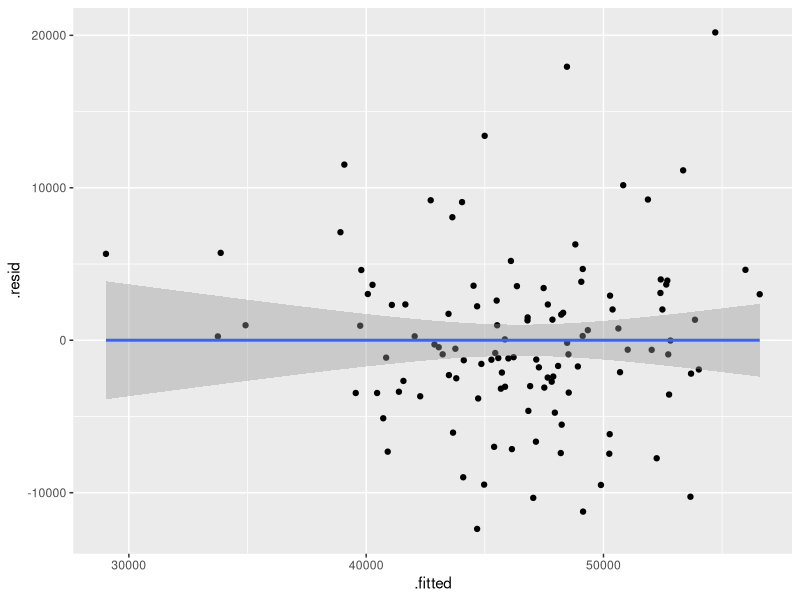

Write R code to recreate this figure.
## ---- chunk 1
library(tidyverse)
library(readxl)
options(scipen = 999)
## ---- chunk 2
#read in the data for the college 
college_data <- read_xlsx(here::here("data",
                     "Data for Weeks 2-7.xlsx"), 
                      sheet = "College", 
                     range = "A1:G117",
                      n_max = 118
                      )
## ---- chunk 3
# find the mean of the cost
mean(college_data$Cost)
#find the mean of the grad
mean(college_data$Grad)

## ---- chunk 4
# Better way to do the above:
# Mean of Cost and grad
college_data %>%
  summarise(mean_cost = mean(Cost, na.rm = T),
            mean_grad = mean(Grad, na.rm = T))
## ---- chunk 5
#make the city variable: 
college_data <- college_data %>% 
  mutate(City = if_else(Location == "City", 1, 0))

college_data
## ---- chunk 6
library(broom)
# run a regression model 
lm_model <- lm(Earnings ~ Cost+Grad+Debt+City, data = college_data)
summary(lm_model)
coefs <- broom::tidy(lm_model)
coefs

## ---- chunk 7
# predict 
predict(lm_model, data.frame(Cost = 25000, Grad = 60, Debt = 80, City = 1))
## ---- chunk 8
lm_model %>%
  ggplot(aes(x = .fitted, y = .resid )) +
  geom_point()+
  geom_smooth(method = "lm")
